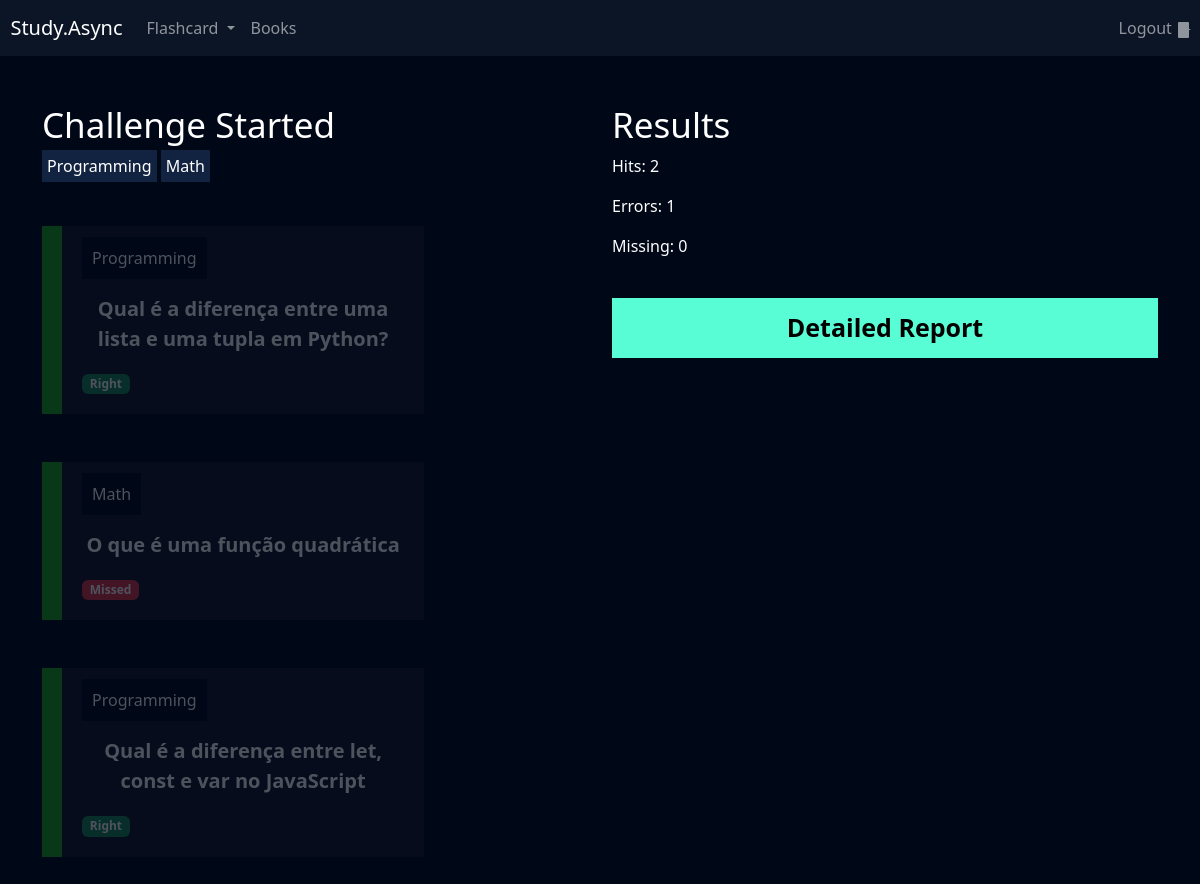
Screenshot of /flashcard/challenge/24/ (signed in) with the database file from the repository.
### flashcard/models.py (models this page shows, shortened)
class FlashcardChallenge(models.Model):
    flashcard = models.ForeignKey(Flashcard, on_delete=models.DO_NOTHING)
    answered = models.BooleanField(default=False)
    gotItRight = models.BooleanField(default=False)

class Flashcard(models.Model):
    DIFFICULTY_CHOICES = (('H', 'Hard'), ('M', 'Medium '), ('E', 'Easy'))
    user = models.ForeignKey(User, on_delete=models.DO_NOTHING)
    question = models.CharField(max_length=100)
    answer = models.TextField()
    category = models.ForeignKey(Category, on_delete=models.DO_NOTHING)
    difficulty = models.CharField(max_length=1, choices=DIFFICULTY_CHOICES)
    @property
    def css_difficulty(self):
        if self.difficulty == 'E':
            return 'flashcard-easy'
        elif self.difficulty == 'M':
            return 'flashcard-medium'
        elif self.difficulty == 'H':
            return 'flashcard-hard'

class Category(models.Model):
    name = models.CharField(max_length = 20)
    def __str__(self):
        return self.name

### flashcard/views.py (the view)
# urls.py: path('challenge/<int:id>/', views.challenge, name='challenge'),
def challenge(request, id):
    challenge = Challenge.objects.get(id=id)
    if not challenge.user == request.user:
        raise Http404()
    if request.method == "GET":
        hits = challenge.flashcards.filter(answered = True).filter(gotItRight = True).count()
        errors = challenge.flashcards.filter(answered = True).filter(gotItRight = False).count()
        missing = challenge.flashcards.filter(answered = False).count()
        return render (request, 'challenge.html', {'challenge':challenge, 'hits':hits, 'errors':errors, 'missing':missing})
    return HttpResponse(id)

### flashcard/templates/challenge.html (shortened to what this page needs)
{% extends "base.html" %} {% load static %} {% block 'header' %}
<link href="{% static 'users/css/register.css' %}" rel="stylesheet" />
<link href="{% static 'flashcard/css/new_flashcard.css' %}" rel="stylesheet" />
<link
  href="{% static 'flashcard/css/start_challenge.css' %}"
  rel="stylesheet"
/>
<link href="{% static 'flashcard/css/challenge.css' %}" rel="stylesheet" />
<link
  href="https://unpkg.com/boxicons@2.1.4/css/boxicons.min.css"
  rel="stylesheet"
/>
{% endblock 'header' %} {% block 'content' %}
{% include 'partials/header.html'%}
<div class="container">
  <br />
  <br />
  <div class="row">
    <div class="col-md">
      <h3 class="font-second">Challenge Started</h3>
      <span class="badge-category">Programming</span>
      <span class="badge-category">Math</span>
      <br />
      <br />
      <br />
      {% for flash in challenge.flashcards.all %}
      <div class="box-new-flashcard {% if flash.answered %} op2 {% endif %}">
        <div class="flashcard {{flash.flashcard.css_difficulty}}">
          <div class="flashcard-category">{{flash.flashcard.category}}</div>
          <br />
          <br />
          <div class="flashcard-box-item" onclick="flip_card({{flash.id}})">
            <p class="flashcard-item">{{flash.flashcard.question}}</p>
          </div>
          {% if not flash.answered %}
          <div class="toRespond">
            <a href="{% url 'toRespond_flashcard' flash.id %}?right=0&challenge_id={{challenge.id}}"><i class="bx bxs-x-square icone-red"></i></a>
            <a href="{% url 'toRespond_flashcard' flash.id %}?right=1&challenge_id={{challenge.id}}"><i class="bx bxs-check-square icone-green"></i></a>
          </div>
          {% else %}
            {% if flash.gotItRight %}
                <span class="badge bg-success">Right</span>
            {% else %}
                <span class="badge bg-danger">Missed</span>
            {% endif %}
         {% endif %}
        </div>
      </div>
      <br />
      <br />
      {% endfor %}
    </div>
    <div class="col-md">
      <h3 class="font-second">Results</h3>
      <p class="font-p">Hits: {{hits}}</p>
      <p class="font-p">Errors: {{errors}}</p>
      <p class="font-p">Missing: {{missing}}</p>
      <br />
      <a class="btn-register btn-challenge" href="{% url 'report' challenge.id%}">Detailed Report</a>
    </div>
  </div>
</div>
{% endblock 'content' %}

### templates/static/general/css/base.css (style rules this page uses)
:root { --main-color: #0b1526; --dark-color: #000716; --secondary-dark-color: rgb(15, 2, 26); --light-color: #00c1f3; --contrast-color: #f4c96b; --differential-color: #58fcd5; }
body { background-color: var(--dark-color) !important; color: white !important; }

### templates/static/users/css/register.css (style rules this page uses)
* { margin: 0; padding: 0; }
.btn-register { padding: 10px; background-color: #58fcd5; border: none; border: 1px solid #58fcd5; font-size: 18px; font-weight: bold; padding-left: 25px; padding-right: 25px; }

### templates/static/flashcard/css/new_flashcard.css (style rules this page uses)
.box-new-flashcard { width: 70%; margin: auto; }
.flashcard { background-color: rgba(255, 255, 255, 0.08); padding: 20px; }
.flashcard-box-item { text-align: center; }
.flashcard p { font-size: 20px; font-weight: bold; cursor: pointer; }
.flashcard-easy { border-left: 20px solid #1dab1a; }
.flashcard-category { background-color: var(--dark-color); display: inline; padding: 10px; }

### templates/static/flashcard/css/start_challenge.css (style rules this page uses)
.font-second { font-size: 35px; }

### templates/static/flashcard/css/challenge.css (style rules this page uses)
.badge-category { padding: 5px; background-color: #122342; }
.box-new-flashcard { margin: 0; }
.op2 { opacity: 0.3; }
.btn-challenge { width: 100% !important; color: black; text-decoration: none; display: block; text-align: center; font-size: 25px; }

### rows the page displays
FlashcardChallenge: flashcard.category "Programming", flashcard.question "Qual é a diferença entre uma lista e uma tupla em Python?", answered "Right"
FlashcardChallenge: flashcard.category "Math", flashcard.question "O que é uma função quadrática", answered "Missed"
FlashcardChallenge: flashcard.category "Programming", flashcard.question "Qual é a diferença entre let, const e var no JavaScript", answered "Right"

### other values shown
{{ hits }} "2"
{{ errors }} "1"
{{ missing }} "0"
